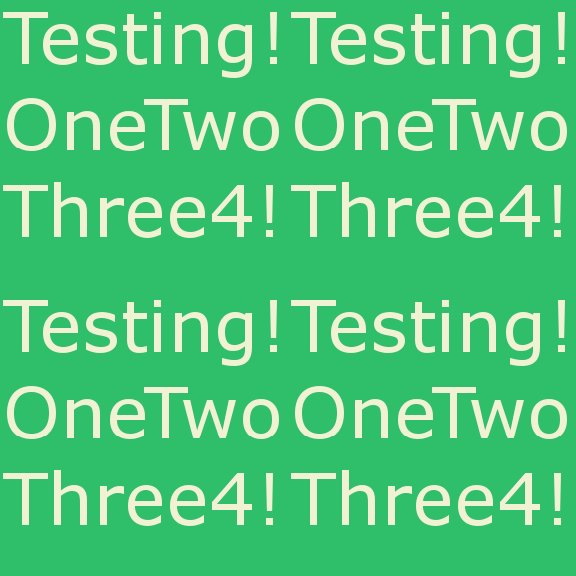

The image is a tile-based game level rendered from a .tmx file. Its description and complete source (layers, tilesets, objects, tile grids) follow:
An orthogonal 36x36 tile map with 16x16 px tiles, 1 tile layer (Tile Layer 1) and 1 object (entity).

<map version="1.0" orientation="orthogonal" renderorder="right-down" width="36" height="36" tilewidth="16" tileheight="16" nextobjectid="3">
 <tileset firstgid="1" name="non-uniform-tileset" tilewidth="16" tileheight="16" tilecount="324" columns="18">
  <image source="non-uniform-tileset.png" width="296" height="296" />
 </tileset>
 <layer name="Tile Layer 1" width="36" height="36">
  <data encoding="csv">
1,2,3,4,5,6,7,8,9,10,11,12,13,14,15,16,17,18,1,2,3,4,5,6,7,8,9,10,11,12,13,14,15,16,17,18,
19,20,21,22,23,24,25,26,27,28,29,30,31,32,33,34,35,36,19,20,21,22,23,24,25,26,27,28,29,30,31,32,33,34,35,36,
37,38,39,40,41,42,43,44,45,46,47,48,49,50,51,52,53,54,37,38,39,40,41,42,43,44,45,46,47,48,49,50,51,52,53,54,
55,56,57,58,59,60,61,62,63,64,65,66,67,68,69,70,71,72,55,56,57,58,59,60,61,62,63,64,65,66,67,68,69,70,71,72,
73,74,75,76,77,78,79,80,81,82,83,84,85,86,87,88,89,90,73,74,75,76,77,78,79,80,81,82,83,84,85,86,87,88,89,90,
91,92,93,94,95,96,97,98,99,100,101,102,103,104,105,106,107,108,91,92,93,94,95,96,97,98,99,100,101,102,103,104,105,106,107,108,
109,110,111,112,113,114,115,116,117,118,119,120,121,122,123,124,125,126,109,110,111,112,113,114,115,116,117,118,119,120,121,122,123,124,125,126,
127,128,129,130,131,132,133,134,135,136,137,138,139,140,141,142,143,144,127,128,129,130,131,132,133,134,135,136,137,138,139,140,141,142,143,144,
145,146,147,148,149,150,151,152,153,154,155,156,157,158,159,160,161,162,145,146,147,148,149,150,151,152,153,154,155,156,157,158,159,160,161,162,
163,164,165,166,167,168,169,170,171,172,173,174,175,176,177,178,179,180,163,164,165,166,167,168,169,170,171,172,173,174,175,176,177,178,179,180,
181,182,183,184,185,186,187,188,189,190,191,192,193,194,195,196,197,198,181,182,183,184,185,186,187,188,189,190,191,192,193,194,195,196,197,198,
199,200,201,202,203,204,205,206,207,208,209,210,211,212,213,214,215,216,199,200,201,202,203,204,205,206,207,208,209,210,211,212,213,214,215,216,
217,218,219,220,221,222,223,224,225,226,227,228,229,230,231,232,233,234,217,218,219,220,221,222,223,224,225,226,227,228,229,230,231,232,233,234,
235,236,237,238,239,240,241,242,243,244,245,246,247,248,249,250,251,252,235,236,237,238,239,240,241,242,243,244,245,246,247,248,249,250,251,252,
253,254,255,256,257,258,259,260,261,262,263,264,265,266,267,268,269,270,253,254,255,256,257,258,259,260,261,262,263,264,265,266,267,268,269,270,
271,272,273,274,275,276,277,278,279,280,281,282,283,284,285,286,287,288,271,272,273,274,275,276,277,278,279,280,281,282,283,284,285,286,287,288,
289,290,291,292,293,294,295,296,297,298,299,300,301,302,303,304,305,306,289,290,291,292,293,294,295,296,297,298,299,300,301,302,303,304,305,306,
307,308,309,310,311,312,313,314,315,316,317,318,319,320,321,322,323,324,307,308,309,310,311,312,313,314,315,316,317,318,319,320,321,322,323,324,
1,2,3,4,5,6,7,8,9,10,11,12,13,14,15,16,17,18,1,2,3,4,5,6,7,8,9,10,11,12,13,14,15,16,17,18,
19,20,21,22,23,24,25,26,27,28,29,30,31,32,33,34,35,36,19,20,21,22,23,24,25,26,27,28,29,30,31,32,33,34,35,36,
37,38,39,40,41,42,43,44,45,46,47,48,49,50,51,52,53,54,37,38,39,40,41,42,43,44,45,46,47,48,49,50,51,52,53,54,
55,56,57,58,59,60,61,62,63,64,65,66,67,68,69,70,71,72,55,56,57,58,59,60,61,62,63,64,65,66,67,68,69,70,71,72,
73,74,75,76,77,78,79,80,81,82,83,84,85,86,87,88,89,90,73,74,75,76,77,78,79,80,81,82,83,84,85,86,87,88,89,90,
91,92,93,94,95,96,97,98,99,100,101,102,103,104,105,106,107,108,91,92,93,94,95,96,97,98,99,100,101,102,103,104,105,106,107,108,
109,110,111,112,113,114,115,116,117,118,119,120,121,122,123,124,125,126,109,110,111,112,113,114,115,116,117,118,119,120,121,122,123,124,125,126,
127,128,129,130,131,132,133,134,135,136,137,138,139,140,141,142,143,144,127,128,129,130,131,132,133,134,135,136,137,138,139,140,141,142,143,144,
145,146,147,148,149,150,151,152,153,154,155,156,157,158,159,160,161,162,145,146,147,148,149,150,151,152,153,154,155,156,157,158,159,160,161,162,
163,164,165,166,167,168,169,170,171,172,173,174,175,176,177,178,179,180,163,164,165,166,167,168,169,170,171,172,173,174,175,176,177,178,179,180,
181,182,183,184,185,186,187,188,189,190,191,192,193,194,195,196,197,198,181,182,183,184,185,186,187,188,189,190,191,192,193,194,195,196,197,198,
199,200,201,202,203,204,205,206,207,208,209,210,211,212,213,214,215,216,199,200,201,202,203,204,205,206,207,208,209,210,211,212,213,214,215,216,
217,218,219,220,221,222,223,224,225,226,227,228,229,230,231,232,233,234,217,218,219,220,221,222,223,224,225,226,227,228,229,230,231,232,233,234,
235,236,237,238,239,240,241,242,243,244,245,246,247,248,249,250,251,252,235,236,237,238,239,240,241,242,243,244,245,246,247,248,249,250,251,252,
253,254,255,256,257,258,259,260,261,262,263,264,265,266,267,268,269,270,253,254,255,256,257,258,259,260,261,262,263,264,265,266,267,268,269,270,
271,272,273,274,275,276,277,278,279,280,281,282,283,284,285,286,287,288,271,272,273,274,275,276,277,278,279,280,281,282,283,284,285,286,287,288,
289,290,291,292,293,294,295,296,297,298,299,300,301,302,303,304,305,306,289,290,291,292,293,294,295,296,297,298,299,300,301,302,303,304,305,306,
307,308,309,310,311,312,313,314,315,316,317,318,319,320,321,322,323,324,307,308,309,310,311,312,313,314,315,316,317,318,319,320,321,322,323,324
</data>
 </layer>
 <objectgroup name="Object Layer 1">
  <object id="2" name="playa" type="entity" x="177" y="213.667" width="38" height="42.6667">
   <properties>
    <property name="id" value="jeffo" />
    <property name="player" value="true" />
   </properties>
  </object>
 </objectgroup>
</map>
